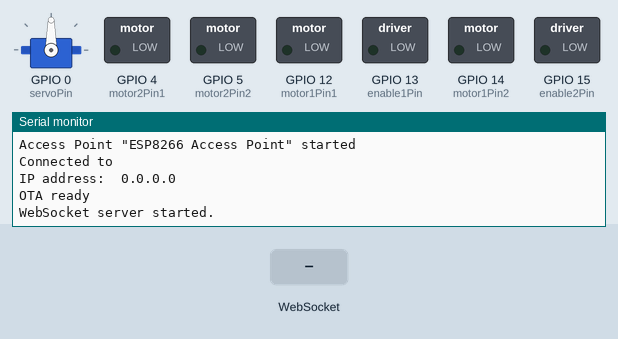
Recording of a sketch running on a simulated ESP8266 (NodeMCU). Shown: servo, switched loads named in the sketch (green lamp = pin HIGH), the last lines printed to the serial monitor. The test bench sets the inputs (shaded band).

Above: at 1.4 s.
1.5 s: WebSocket text ":" received
At 2.3 s:
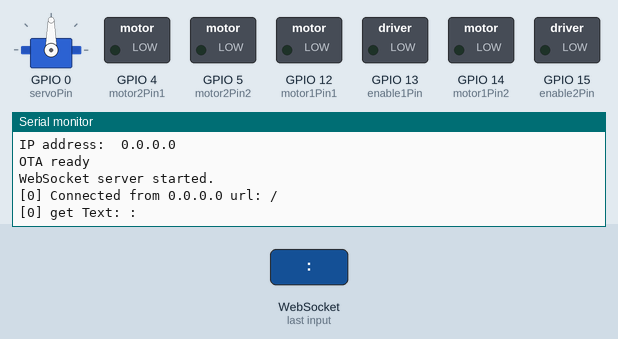
3.0 s: WebSocket text "0" received
At 3.4 s:
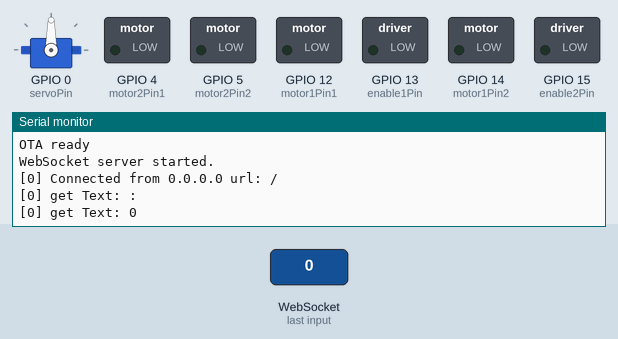
4.5 s: WebSocket text "Y" received
At 5.8 s:
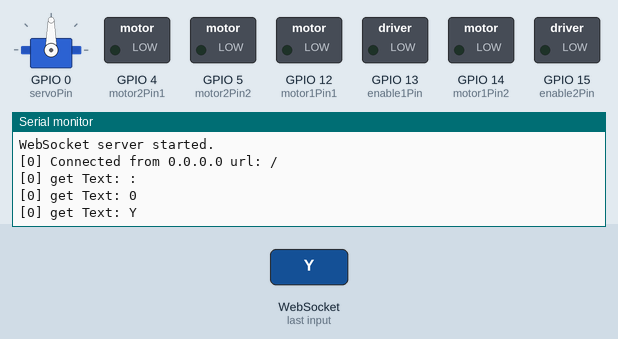

The sketch:

rc-boat.ino
```cpp
#include "config.h"
#include "OTA.h"
#include "ServerHandlers.h"
#include "WiFi.h"
#include "WebSocket.h"

void setup()
{
    analogWriteRange(255);
    // sets the pins as outputs:
    pinMode(motor1Pin1, OUTPUT);
    pinMode(motor1Pin2, OUTPUT);
    pinMode(enable1Pin, OUTPUT);
    pinMode(motor2Pin1, OUTPUT);
    pinMode(motor2Pin2, OUTPUT);
    pinMode(enable2Pin, OUTPUT);
    servo.attach(servoPin);

    Serial.begin(115200);
    delay(10);
    Serial.println("\r\n");

    startWiFi();                            // Start a Wi-Fi access point + connect to some given access points.
    startOTA();                             // Start the OTA service
    startWebSocket();                       // Start a WebSocket server
}

void loop()
{
    webSocket.loop();                       // constantly check for websocket events
    ArduinoOTA.handle();                    // listen for OTA events
}
```

OTA.h
```cpp
#ifndef OTA_H
#define OTA_H

#include "config.h"

void startOTA()                                      // Start the OTA service
{
    ArduinoOTA.setHostname(OTAName);
    ArduinoOTA.setPassword(OTAPassword);
    ArduinoOTA.onStart([]() {
        Serial.println("Start");
        digitalWrite(motor1Pin1, LOW);
        digitalWrite(motor2Pin1, LOW);
        digitalWrite(motor1Pin2, LOW);
        digitalWrite(motor2Pin2, LOW);
        });
    ArduinoOTA.onEnd([]() {
        Serial.println("\r\nEnd");
        });
    ArduinoOTA.onProgress([](unsigned int progress, unsigned int total) {
        Serial.printf("Progress: %u%%\r", (progress / (total / 100)));
        });
    ArduinoOTA.onError([](ota_error_t error) {
        Serial.printf("Error[%u]: ", error);
        if (error == OTA_AUTH_ERROR) Serial.println("Auth Failed");
        else if (error == OTA_BEGIN_ERROR) Serial.println("Begin Failed");
        else if (error == OTA_CONNECT_ERROR) Serial.println("Connect Failed");
        else if (error == OTA_RECEIVE_ERROR) Serial.println("Receive Failed");
        else if (error == OTA_END_ERROR) Serial.println("End Failed");
        });
    ArduinoOTA.begin();
    Serial.println("OTA ready\r\n");
}

#endif // !OTA_H
```

ServerHandlers.h
```cpp
#ifndef SERVERHANDLERS_H
#define SERVERHANDLERS_H

#include "config.h"

// forward declaration
void setThrust(int y);


void webSocketEvent(uint8_t num, WStype_t type, uint8_t * payload, size_t length)
{
    switch (type)
    {
    case WStype_DISCONNECTED:
        Serial.printf("[%u] Disconnected!\n", num);
        break;
    case WStype_CONNECTED:
        {
            IPAddress ip = webSocket.remoteIP(num);
            Serial.printf("[%u] Connected from %d.%d.%d.%d url: %s\n", num, ip[0], ip[1], ip[2], ip[3], payload);
        }
        break;
    case WStype_TEXT:
        char msg[64];
        size_t n = (length < sizeof(msg) -1) ? length : (sizeof(msg) - 1);
        memcpy(msg, payload, n);
        msg[n] = '\0';

        Serial.printf("[%u] get Text: %s\n", num, msg);
        if (n >= 3 && msg[0] == 'Y' && msg[1] == ':')
        {
            long y = strtol(&msg[2], nullptr, 10);
            if (y < 0) y = 0;
            if (y > 255) y = 255;

            setThrust((int)y);
        }
        if (n >= 3 && msg[0] == 'X' && msg[1] == ':')
        {
            long x = strtol(&msg[2], nullptr, 10);
            if (x < 0) x = 0;
            if (x > 180) x = 180;

            servo.write((int)x);
        }
        break;
    }
}


void setMotorDir(bool forward)
{
    if (forward)
    {
        digitalWrite(motor1Pin1, LOW);
        digitalWrite(motor2Pin1, HIGH);
        digitalWrite(motor1Pin2, HIGH);
        digitalWrite(motor2Pin2, LOW);
    }
    else
    {
        digitalWrite(motor1Pin1, HIGH);
        digitalWrite(motor2Pin1, LOW);
        digitalWrite(motor1Pin2, LOW);
        digitalWrite(motor2Pin2, HIGH);
    }
}


void setThrust(int y)
{
    int delta = y - 128;

    if (delta == 0)
    {
        analogWrite(enable1Pin, LOW);
        analogWrite(enable2Pin, LOW);
        digitalWrite(motor1Pin1, LOW);
        digitalWrite(motor2Pin1, LOW);
        digitalWrite(motor1Pin2, LOW);
        digitalWrite(motor2Pin2, LOW);
        Serial.println("Motor stopped");
        return;
    }

    bool forward = (delta > 0);
    int pwm = abs(delta) * 2;

    setMotorDir(forward);
    analogWrite(enable1Pin, pwm);
    analogWrite(enable2Pin, pwm);
}

#endif // !SERVERHANDLERS_H
```

WebSocket.h
```cpp
#ifndef WEBSOCKET_H
#define WEBSOCKET_H

#include "config.h"

void startWebSocket()
{
    webSocket.begin();
    webSocket.onEvent(webSocketEvent);
    Serial.println("WebSocket server started.");
}

#endif // !WEBSOCKET_H
```

WiFi.h
```cpp
#ifndef WIFI_H
#define WIFI_H

#include "config.h"

void startWiFi()                                    // Start a Wi-Fi access point, and try to connect to some given access points.
{
    WiFi.softAP(ssid);                              // Start the access point
    Serial.print("Access Point \"");
    Serial.print(ssid);
    Serial.println("\" started\r\n");

    delay(250);
    Serial.println("\r\n");
    if(WiFi.softAPgetStationNum() == 0)               // If the ESP is connected to an AP
    {
        Serial.print("Connected to ");
        Serial.println(WiFi.SSID());                  // Tell us what network we're connected to
        Serial.print("IP address:\t");
        Serial.print(WiFi.localIP());                 // Send the IP address of the ESP8266 to the computer
    }
    else                                              // If a station is connected to the ESP SoftAP
    {
        Serial.print("Station connected to ESP8266 AP");
    }
    Serial.println("\r\n");
}


#endif // !WIFI_H
```

config.h
```cpp
#ifndef CONFIG_H
#define CONFIG_H

#include <ESP8266WiFi.h>
#include <ArduinoOTA.h>
#include <WebSocketsServer.h>
#include <Servo.h>

WebSocketsServer webSocket(81);              // Create a websocket server on port 81
Servo servo;

const char *ssid = "ESP8266 Access Point";   // name of the Wi-Fi network that will be created
const char *OTAName = "ESP8266";             // A name and a password for the OTA service
const char *OTAPassword = "esp8266";

// Motors
int motor1Pin1 = 12;
int motor1Pin2 = 14;
int enable1Pin = 13;
int motor2Pin1 = 4;
int motor2Pin2 = 5;
int enable2Pin = 15;
int servoPin = 0;

#endif // !CONFIG_H
```

Measured:
- after the input at 1.5 s, the serial monitor: prints a new line at once (image 1)
- after the input at 3.0 s, the serial monitor: prints a new line at once (image 2)
- after the input at 4.5 s, the serial monitor: prints a new line at once (image 3)
